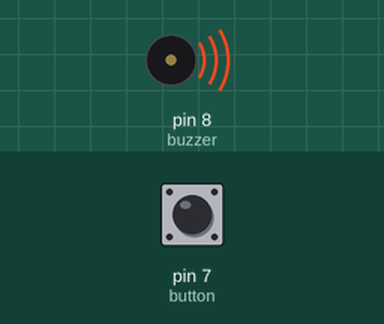
This program was run on a simulated Arduino Uno, built with avr-gcc and run on an emulated ATmega328P. On the bench: buzzer (waves = sounding). The inputs (shaded band) are chosen by the test bench; at power-on: pin 7 (button) HIGH.

Above: at 0.5 s.
At 8.6 s:
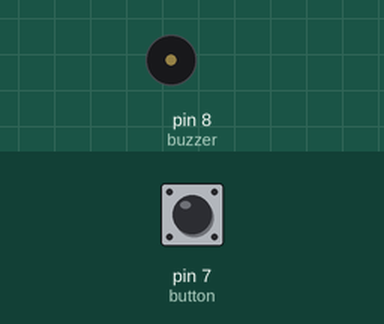
Timing chart, 0 to 12.6 s (numbered marks = the images above):
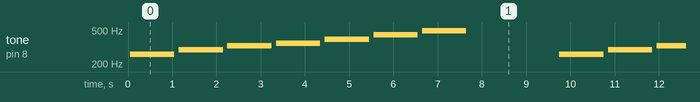

The program:

main.cpp
```cpp
/*
 * MH-FMD 实验概要
 * 本实验使用蜂鸣器（buzzer）模块产生7个标准的音符（do re mi fa sol la si）。
 * 通过精确控制蜂鸣器的开关频率，实现C4到B4的音调。
 * 实验目的：学习Arduino的数字输出控制和音符频率的使用。
 * 修改：程序将依次播放7个音符（C4到B4），每个音符播放1秒。
 * 注意：蜂鸣器为低电平触发，低电平时发声，高电平时静音。
 */

#include <Arduino.h>

int buzzer = 8;  // 定义蜂鸣器连接的引脚号
int button = 7;

// 定义7个音符的半周期延时（微秒），对应标准频率
unsigned int noteHalfPeriods[7] = {1915, 1703, 1520, 1433, 1276, 1136, 1012};  // C4, D4, E4, F4, G4, A4, B4
int val;

void setup() {
  // 初始化设置，只运行一次
  pinMode(buzzer, OUTPUT);  // 设置蜂鸣器引脚为输出模式
  pinMode(button, INPUT); // 设置按钮引脚为输入模式
}

void loop() {
  val = digitalRead(button);
  // 按钮按下才播放，否则跳过
  if (val == LOW) {
    delay(100); // 消抖延时
    digitalWrite(buzzer, HIGH);  // 确保静音
    return;
  }
  // 主循环，重复执行
  // 播放7个音符
  for (int k = 0; k < 7; k++) {
    unsigned int halfPeriod = noteHalfPeriods[k];  // 当前音符的半周期（微秒）
    unsigned long startTime = millis();  // 记录开始时间
    while (millis() - startTime < 1000) {  // 播放1秒
      digitalWrite(buzzer, LOW);   // 蜂鸣器发声（低电平触发）
      delayMicroseconds(halfPeriod);
      digitalWrite(buzzer, HIGH); // 蜂鸣器静音（高电平）
      delayMicroseconds(halfPeriod);
    }
    digitalWrite(buzzer, HIGH);  // 确保静音
    delay(100);  // 音符间间隔100ms
  }

  // 播放完毕后，等待一段时间再重复
  delay(2000);  // 等待2秒后重新播放
}
```

Measured:
- by itself, tone on pin 8 (buzzer): repeats every 9.7 s: silent 0.10 s, 293 Hz 1.0 s, silent 0.10 s, 328 Hz 1.0 s, silent 0.10 s, 348 Hz 1.0 s, silent 0.10 s, 391 Hz 1.0 s, silent 0.10 s, 438 Hz 1.0 s, silent 0.10 s, 492 Hz 1.0 s, silent 2.1 s, 261 Hz 1.0 s
